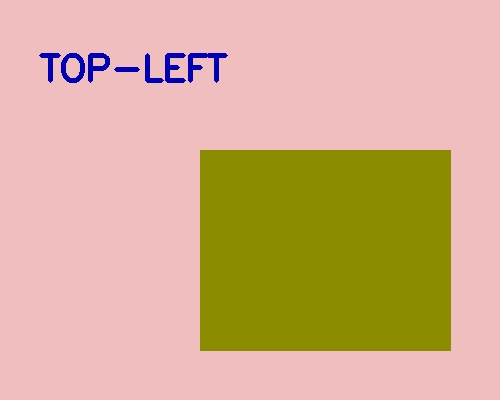
#> input picture sample_inputs/input_exp12.jpg, 500 x 400 px
$ python Exp12_Rotate_270_Clockwise_Along_Y_Axis.py
#> lines starting #> are read from the running program, lines starting #| are printed output that depends on the picture
import cv2
import os

# Experiment 12: 270-degree rotation clockwise along Y-axis
image_path = os.path.join(os.path.dirname(__file__), "..", "sample_inputs", "input_exp12.jpg")
image = cv2.imread(image_path)
#> image is the input picture: shape (400, 500, 3); mean B, G, R 142.7, 175.5, 212.1
if image is None:
    image = cv2.imread("input_exp12.jpg")

flipped_image = cv2.flip(image, 1)
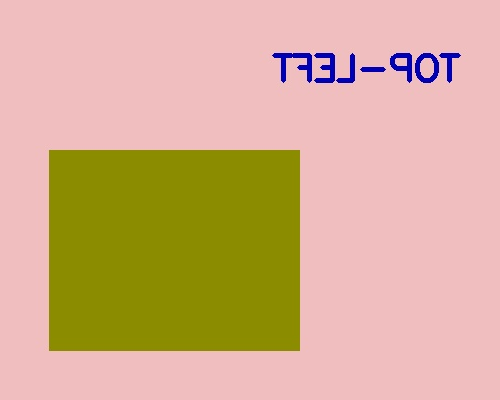
#> flipped_image: shape (400, 500, 3); mean B, G, R 142.7, 175.5, 212.1
rotated_image = cv2.rotate(flipped_image, cv2.ROTATE_90_COUNTERCLOCKWISE)
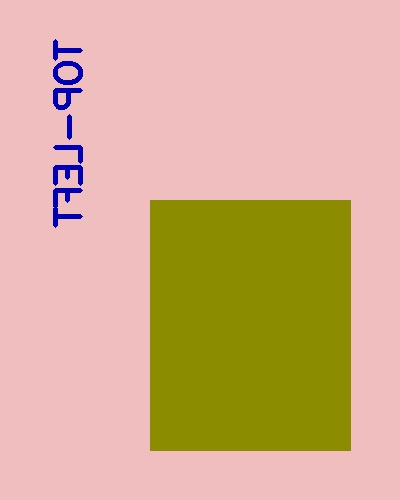
#> rotated_image: shape (500, 400, 3); mean B, G, R 142.7, 175.5, 212.1

cv2.imshow("Original Image", image)
cv2.imshow("Rotated 270-degree Along Y-axis", rotated_image)

out_path = os.path.join(os.path.dirname(__file__), "..", "output_screenshots", "exp12_output.png")
h1, w1 = image.shape[:2]
#> h1 = 400; w1 = 500
h2, w2 = rotated_image.shape[:2]
#> h2 = 500; w2 = 400
max_h = max(h1, h2)
#> max_h = 500
p1 = cv2.copyMakeBorder(image, 0, max_h - h1, 0, 0, cv2.BORDER_CONSTANT, value=[0,0,0])
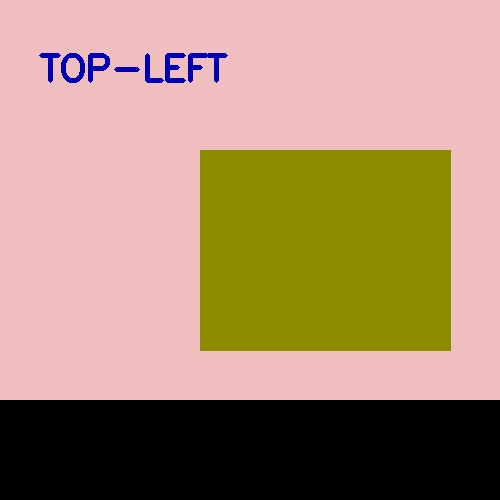
#> p1: shape (500, 500, 3); mean B, G, R 114.2, 140.4, 169.7
p2 = cv2.copyMakeBorder(rotated_image, 0, max_h - h2, 0, 0, cv2.BORDER_CONSTANT, value=[0,0,0])
cv2.imwrite(out_path, cv2.hconcat([p1, p2]))
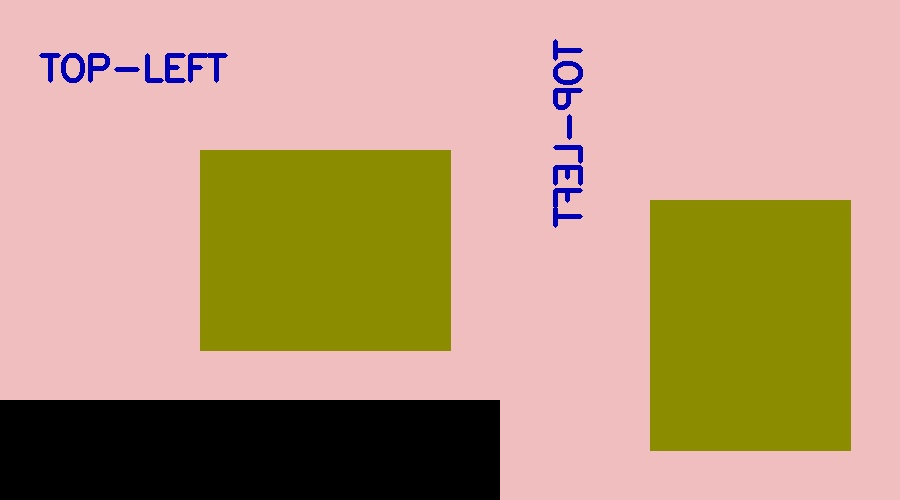
#> saved as exp12_output.png: shape (500, 900, 3); mean B, G, R 126.9, 156, 188.5
print(f"Exp 12 output saved to {out_path}")

cv2.waitKey(500)
cv2.destroyAllWindows()
